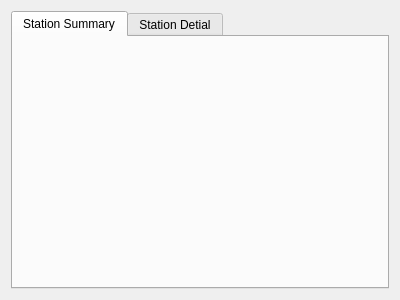
<?xml version="1.0" encoding="UTF-8"?>
<ui version="4.0">
 <class>StationStatus</class>
 <widget class="QWidget" name="StationStatus">
  <property name="geometry">
   <rect>
    <x>0</x>
    <y>0</y>
    <width>400</width>
    <height>300</height>
   </rect>
  </property>
  <property name="windowTitle">
   <string>Status</string>
  </property>
  <layout class="QHBoxLayout" name="horizontalLayout">
   <item>
    <widget class="QTabWidget" name="tabWidget">
     <property name="currentIndex">
      <number>0</number>
     </property>
     <widget class="QWidget" name="tab_summary">
      <attribute name="title">
       <string>Station Summary</string>
      </attribute>
     </widget>
     <widget class="QWidget" name="tab_detial">
      <attribute name="title">
       <string>Station Detial</string>
      </attribute>
     </widget>
    </widget>
   </item>
  </layout>
 </widget>
 <resources/>
 <connections/>
</ui>
